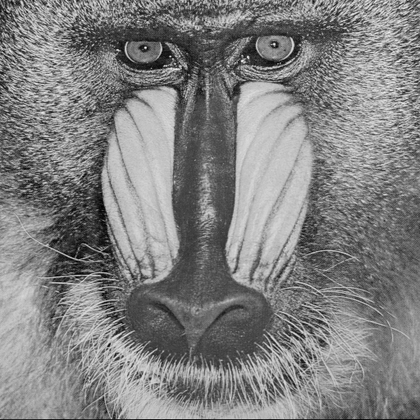
%> input picture lab1/baboon.png, 420 x 420 px, shrunk from 512 x 512 before the run
$ octave lab1_image.m   (GNU Octave 9; MATLAB toolbox functions it lacks are replaced by stand-ins)
%> lines starting %> are read from the running program, lines starting %| are printed output that depends on the picture; in (x1, y1, x2, y2) boxes, pixels count from 0 and x2, y2 are one past the last pixel; in counts of white or black regions, pixels touching at a corner belong together; the program's own positions count from 1
### lab1/intHistogram.m
function [counts, bins] = intHistogram(x, min, max)
    bins = (min:max)';
    counts = zeros(length(bins),1);

    for i = 1:length(x)
        matchingBin = bins == x(i);
        counts(matchingBin) = counts(matchingBin) + 1;
    end

    %% Check hehe
    if (sum(counts) ~= length(x))
%         sum(counts)
%         size(x)
        error('oops');
    end
end

### lab1/huffman.m
function l=huffman(r)
%huffman - Huffman codeword mean-length.
%------------------------------------------------------------------------------
%SYNOPSIS       L = huffman(N)
%                 N should be a vector describing relative frequencies of
%                 the symbols of a source. The function calculates the
%                 expected codeword length resulting from an Huffman encoding
%                 of the source.
%
%                 This operation can operate on a matrix where the columns
%                 are considered to be data of different sources and the
%                 result will be a row vector of expected codeword lengths
%                 for the separately optimized Huffman codes.
%
%                 This is true: huffman(s*N) == s*huffman(N) where s is a
%                 scalar.
%
%SEE ALSO       entropy, ihist.
%------------------------------------------------------------------------------
%Jonas Svanberg                        (C) 1995 Image Coding Group. LiU, SWEDEN

%RCSID          $Id: huffman.m,v 1.4 1998/12/03 12:03:04 svan Exp $

if nargin < 1
  error('Demands mandatory argument N describing relative frequencies.');
end

if size(r,1) == 1
  r = r';
end

d = size(r,1);
n = size(r,2);
if d < 2
  l = zeros(1,d);
  return;
end

l = zeros(1,n);

for i=2:d,
  r = sort(r);
  s = r(1,:) + r(2,:);
  l = l + s .* ( (r(1,:).*r(2,:)) ~= 0);
  r = [s;r(3:size(r,1),:)];
end


### lab1/ihist.m
function [n,x] = ihist(y,m)
%ihist - Integer bin replacement for hist.
%------------------------------------------------------------------------------
%SYNOPSIS       ihist(Y)
%	           Counts the elements of Y into integer bins and plots
%                  a bargraph over the distribution. Each column of Y will
%                  yield a separate histogram.
%
%               [N,X] = ihist(Y)
%                  Returns the number of elements N in each container and
%                  the integer vector X specifying the centers. If Y was a
%                  matrix, N will be a matrix with the same number of columns.
%
%               [N,X] = ihist(Y,[A0 A1])
%                  As above but only counts hits in the integer bins A0:A1.
%
%
%SEE ALSO       hist.
%
%------------------------------------------------------------------------------
%Harald Nautsch                        (C) 2001 Image Coding Group. LiU, SWEDEN


if nargin == 0
  error('Requires one or two input arguments.')
elseif nargin < 2,
  m = floor(min(y(:))):ceil(max(y(:)));
else
  m = round(m(1)):round(m(2));
end

if length(m) == 1
  m = 1;
end

if nargout == 0,
  hist(y,m);
else
  n = hist(y,m);
  if nargout == 2;
    x = m';
  end
end

### lab1/lab1_image.m
clear
format compact

baboon = double(imread('baboon.png'));
%> baboon: size 420x420 double; min 0, max 255, mean 128.9; mean of the top-left, top-right, bottom-left and bottom-right quarters 123.1, 138.7, 129.7, 124
boat = double(imread('boat.png'));
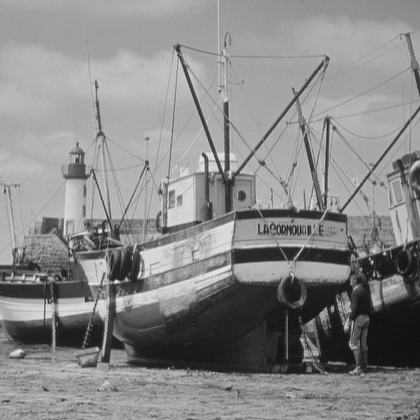
%> input picture lab1/boat.png, 420 x 420 px, shrunk from 512 x 512 before the run
%> boat: size 420x420 double; min 12, max 234, mean 136.1; mean of the top-left, top-right, bottom-left and bottom-right quarters 170, 156.1, 125.9, 92.5
woodgrain = double(imread('woodgrain.png'));
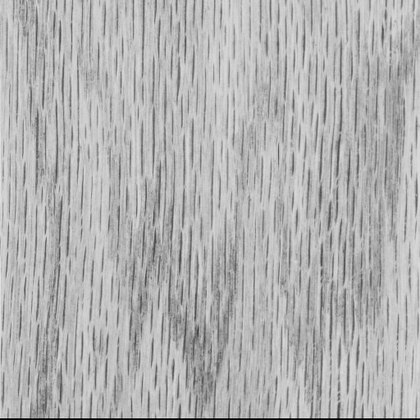
%> input picture lab1/woodgrain.png, 420 x 420 px, shrunk from 512 x 512 before the run
%> woodgrain: size 420x420 double; min 0, max 234, mean 178.6; mean of the top-left, top-right, bottom-left and bottom-right quarters 182.6, 182.1, 173.3, 176.5

x = woodgrain;

numPixels = size(x, 1) * size(x, 2);
%> numPixels = 176400

[counts, bins] = intHistogram(x(:), 0, 255);
%> after the loop in intHistogram, `for i = 1:length(x)`: counts = 256 values, max 4618 at index 196, min 0 at index 2, mean 689.1
%> bins = 256 values from 0 to 255
probs = counts ./ numPixels;
%> probs = 256 values, max 0.0262 at index 196, min 0 at index 2, mean 0.00391
entropy = -sum(probs .* log2(probs), 'omitnan')
%> entropy = 6.39

%% Count horizonatal pairs
numHorPairs = size(x, 2) * (size(x, 1) - 1); % TODO
%> numHorPairs = 175980
horPairCounts = zeros(length(bins));

for row = 1:size(x,1)
    for col = 1:(size(x,2) - 1)
        match1 = x(row, col) == bins;
        match2 = x(row, col + 1) == bins;

        if nnz(match1) ~= 1 || nnz(match2) ~= 1
           error('men va nu då eller');
        end

        horPairCounts(match1, match2) ...
                = horPairCounts(match1, match2) + 1;
    end
end
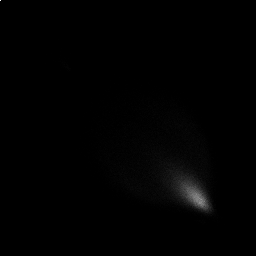
%> horPairCounts: size 256x256 double; min 0, max 419, mean 2.7; drawn with min black and max white

horPairProbs = horPairCounts ./ numHorPairs;

% H(Xi,j,Xi+1,j)
horPairEntropy = -sum(horPairProbs(:) .* log2(horPairProbs(:)), 'omitnan')
%> horPairEntropy = 12.28
% H(Xi+1,j | Xi,j)
horCondEntropy = horPairEntropy - entropy
%> horCondEntropy = 5.89

%% Count vertical pairs
numVertPairs = size(x, 2) * (size(x, 1) - 1); % TODO
%> numVertPairs = 175980
vertPairCounts = zeros(length(bins));

for col = 1:size(x,1)
    for row = 1:(size(x,2) - 1)
        match1 = x(row, col) == bins;
        match2 = x(row + 1, col) == bins;

        if nnz(match1) ~= 1 || nnz(match2) ~= 1
           error('men va nu då eller');
        end

        vertPairCounts(match1, match2) ...
                = vertPairCounts(match1, match2) + 1;
    end
end

vertPairProbs = vertPairCounts ./ numVertPairs;

vertPairEntropy = -sum(vertPairProbs(:) .* log2(vertPairProbs(:)), 'omitnan')
%> vertPairEntropy = 10.6
vertCondEntropy = vertPairEntropy - entropy
%> vertCondEntropy = 4.21

%% Huffman
noPredRate = huffman(probs)
%> the loop in huffman, `for i=2:d,` made 255 passes
%> (s, l) on passes 1 to 3: (0, 0), (0, 0), (0, 0)
%> after the loop in huffman, `for i=2:d,`: l = 6.43; r = 1
%> noPredRate = 6.43

% Nog fel
pred1Rate = huffmanDiffRate(x, predictor1(x))
%> in predictor1, `pred(1,:) = 128;`: pred: size 420x420 double; values 0 (black) and 128 (white), 0.24% white in thin lines or dots, all inside (x1, y1, x2, y2) = (0, 0, 420, 1)
%> in huffmanDiffRate, `diff = samples - predictedSamples;`:
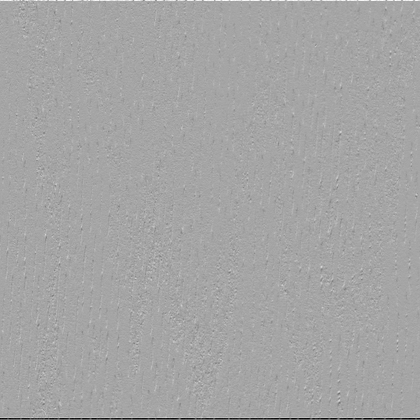
%> diff: size 420x420 double; min -161, max 87, mean -0.3; drawn with min black and max white
%> in ihist, `m = floor(min(y(:))):ceil(max(y(:)));`: m = 249 values from -161 to 87
%> in ihist, `n = hist(y,m);`: n = 249 values, max 17654 at index 162, min 0 at index 2, mean 708.4
%> in ihist, `x = m';`: x = 249 values from -161 to 87
%> in huffmanDiffRate, `[counts, ~] = ihist(diff(:));`: counts has the same summary as n in ihist
%> in huffmanDiffRate, `probs = counts ./ numPixels;`: probs = 249 values, max 0.1 at index 162, min 0 at index 2, mean 0.00402
%> the loop in huffman (call 2), `for i=2:d,` made 248 passes
%> in huffmanDiffRate, `rate = huffman(probs) / 1;`: rate = 4.5
%> pred1Rate = 4.5
% Hmm
pred2Rate = huffmanDiffRate(x, predictor2(x))
%> in predictor2, `pred(:,1) = 128;`: pred: size 420x420 double; values 0 (black) and 128 (white), 0.24% white in thin lines or dots, all inside (x1, y1, x2, y2) = (0, 0, 1, 420)
%> after the loop in predictor2, `for i = 2:size(pred, 2)`:
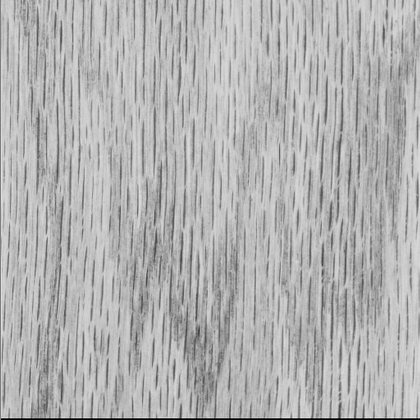
%> pred: size 420x420 double; min 0, max 234, mean 178.4
%> in huffmanDiffRate (call 2), `diff = samples - predictedSamples;`:
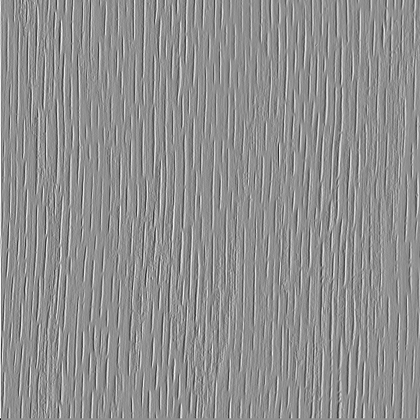
%> diff: size 420x420 double; min -128, max 99, mean 0.2; drawn with min black and max white
%> in huffmanDiffRate (call 2), `[counts, ~] = ihist(diff(:));`: counts = 228 values, max 5826 at index 129, min 0 at index 2, mean 773.7
%> in huffmanDiffRate (call 2), `probs = counts ./ numPixels;`: probs = 228 values, max 0.033 at index 129, min 0 at index 2, mean 0.00439
%> in huffmanDiffRate (call 2), `rate = huffman(probs) / 1;`: rate = 6.48
%> pred2Rate = 6.48
% Really not sure
pred3Rate = huffmanDiffRate(x, predictor3(x))
%> after the loop in predictor3, `for i = 1:size(pred, 1)`:
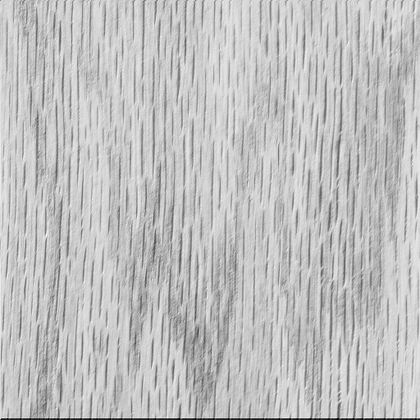
%> pred: size 420x420 double; min -27, max 245, mean 178.6; drawn with min black and max white
%> pred3Rate = 4.63

%% Functions

function pred = predictor1(samples)
    pred = zeros(size(samples, 1), size(samples, 2));
    pred(1,:) = 128;
    for i = 2:size(pred, 1)
       pred(i,:) = samples(i-1,:);
    end
end
% [7 lines of commented-out code are left out]

function pred = predictor2(samples)
    pred = zeros(size(samples, 1), size(samples, 2));
    pred(:,1) = 128;
    for i = 2:size(pred, 2)
       pred(:,i) = samples(:,i-1);
    end
end

% Pi,j = Xi-1,j + Xi,j-1 - Xi-1,j-1
function pred = predictor3(samples)
    pred = zeros(size(samples, 1), size(samples, 2));
    padSamples = padarray(samples, [1,1], 128, 'pre');
    for i = 1:size(pred, 1)
        for j = 1:size(pred, 2)
            % padSamples have additional values at the first index, thus
            % the indices are offset by +1
            pred(i,j) = padSamples(i,j+1) + padSamples(i+1,j) - padSamples(i,j);
        end
    end
end

function rate = huffmanDiffRate(samples, predictedSamples)
    if (size(samples) ~= size(predictedSamples))
        error('size mismatch');
    end
    diff = samples - predictedSamples;
    numPixels = size(diff, 1) * size(diff, 2);
%     [counts, ~] = intHistogram(diff(:), -255, 255);
    [counts, ~] = ihist(diff(:));
    probs = counts ./ numPixels;
    rate = huffman(probs) / 1;
end
